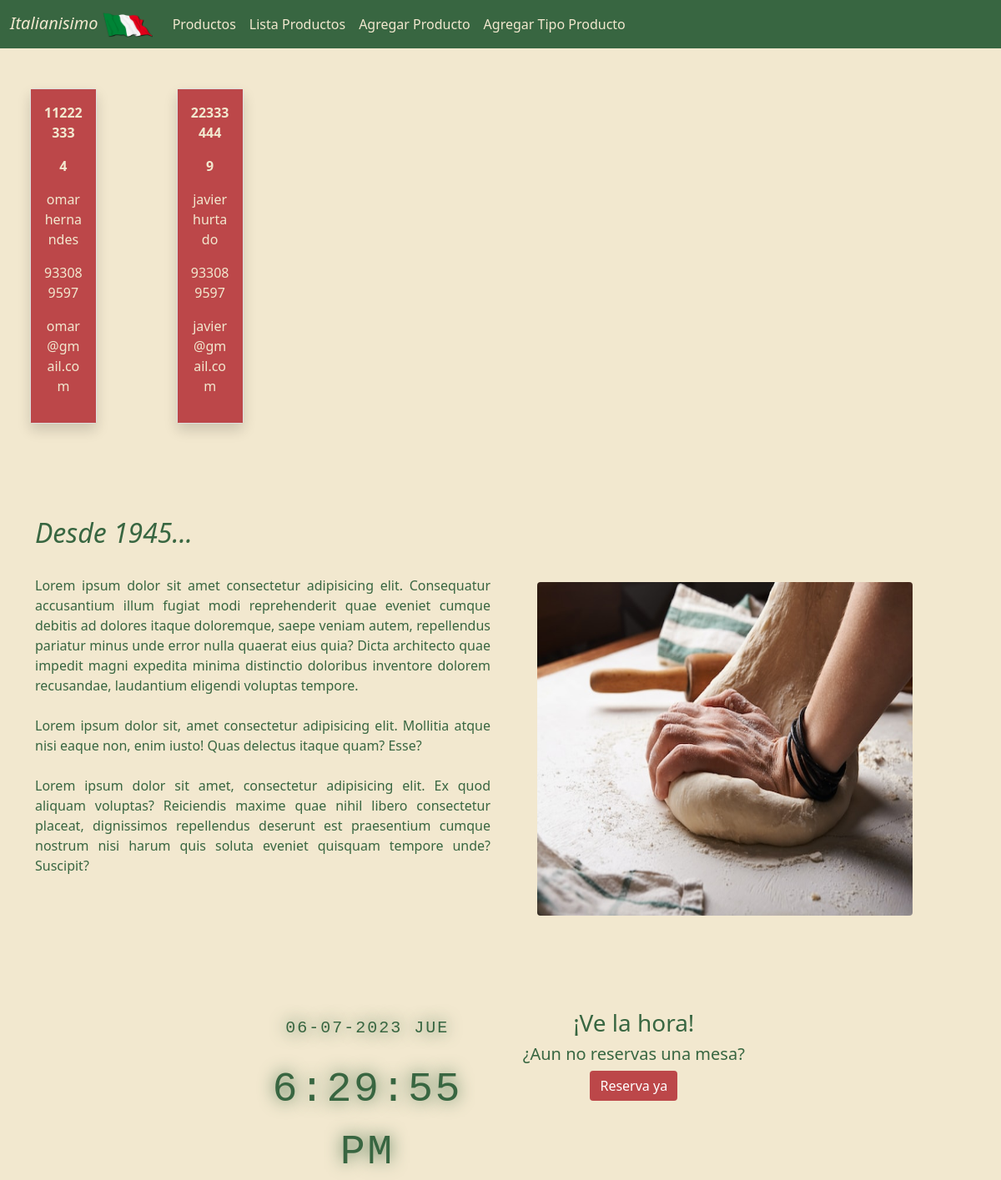
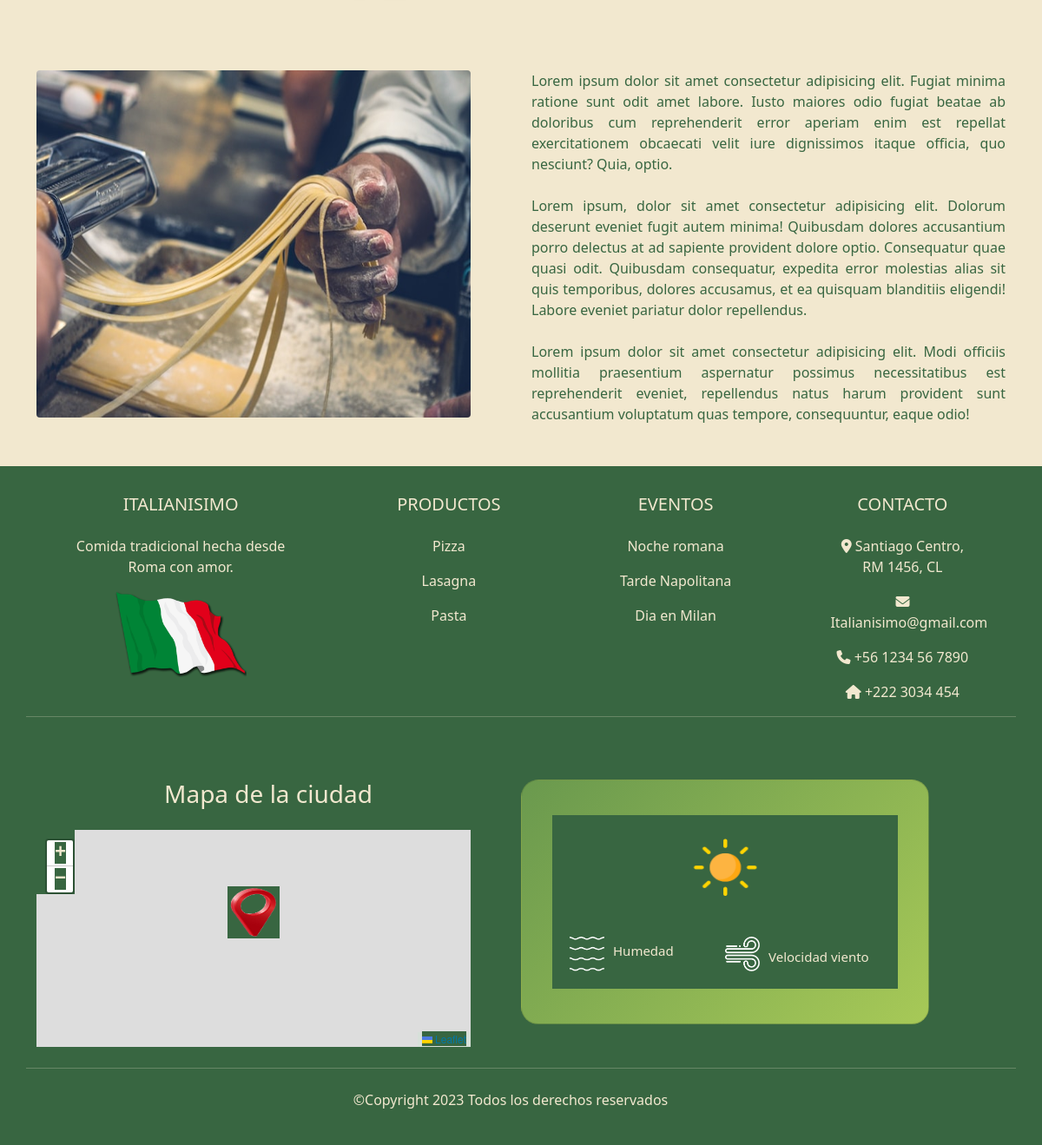
The app's page /crud/clientes/ with its own data (2 pictures, top to bottom).
### crud/models.py (models this page shows, shortened)
class Cliente(models.Model):
    rutCliente = models.CharField(primary_key=True,verbose_name='Rut Cliente',max_length=8)
    dvRutCliente = models.CharField(verbose_name='DvRut Cliente',max_length=1)
    nombreCliente = models.CharField(verbose_name='Nombre Cliente',max_length=100)
    telefonoCliente = models.IntegerField(verbose_name="Teléfono Cliente")
    emailCliente = models.CharField(verbose_name='Email Cliente',max_length=100)
    nombreTC = models.ForeignKey(TipoCliente,verbose_name='Tipo Cliente',on_delete=models.CASCADE)
    created_at = models.DateTimeField(verbose_name='Fecha registro',auto_now_add=True)
    updated_at = models.DateTimeField(verbose_name='Fecha actualización',auto_now=True)
    class Meta:
        verbose_name = 'cliente'
        verbose_name_plural = 'clientes'
        ordering = ['rutCliente']

### crud/views.py (the view)
# urls.py: path('clientes/', clientes, name='clientes'),
def clientes(request):
    clientes = Cliente.objects.all()
    data = {
        'clientes' : clientes
    }
    return render(request,'crud/clientes.html',data)

### crud/templates/crud/clientes.html (shortened to what this page needs)
{% extends 'crud/base.html' %}
{% load static %}
{% block first_content %}
<section id="section">
<div class="row">
    {% for c in clientes %}
    <div class="col-4 px-5 py-5">
    <div class="card shadow">
        <div class="card-body text-center" id="cartasProductos">
        <p class="card-text fw-bold text-uppercase">{{c.rutCliente}}</p>
        <p class="card-text fw-bold text-uppercase">{{c.dvRutCliente}}</p>
        <p class="card-text">{{c.nombreCliente}}</p>
        <p class="card-text">{{c.telefonoCliente}}</p>
        <p class="card-text">{{c.emailCliente}}</p>
        </div>
    </div>
    </div>
    {% endfor%}
</div>
</section>
{% endblock %}
{% block second_content %}
<section class="about-section-padding" id="section">
<div class="container">
    <div class="row" id="textoSeccion7">
        <h2><i>Desde 1945...</i></h2>
        <div class="col-md-6">
        <br>
        Lorem ipsum dolor sit amet consectetur adipisicing elit. Consequatur accusantium illum fugiat modi reprehenderit quae eveniet cumque debitis ad dolores itaque doloremque, saepe veniam autem, repellendus pariatur minus unde error nulla quaerat eius quia? Dicta architecto quae impedit magni expedita minima distinctio doloribus inventore dolorem recusandae, laudantium eligendi voluptas tempore.
        <br><br>
        Lorem ipsum dolor sit, amet consectetur adipisicing elit. Mollitia atque nisi eaque non, enim iusto! Quas delectus itaque quam? Esse?
        <br><br>
        Lorem ipsum dolor sit amet, consectetur adipisicing elit. Ex quod aliquam voluptas? Reiciendis maxime quae nihil libero consectetur placeat, dignissimos repellendus deserunt est praesentium cumque nostrum nisi harum quis soluta eveniet quisquam tempore unde? Suscipit?
        </div>
        <div class="col-md-6">
        <img src="{% static 'core/img/img9.jpg' %}" id="imagen1Producto" class="img-fluid rounded">
        </div>
    </div>
</div>
</section>
{% endblock %}
{% block third_content %}
<section id="section" class="d-flex justify-content-center align-items-center">
<div class="row">
    <div class="col-6 mt-5">
    <div class="reloj">
        <p class="fecha"></p>
        <p class="tiempo"></p>
    </div>
    </div>
    <div class="col-6 mt-5">
        <div id="textoHora">
        <h3 class="textoModoOscuro">¡Ve la hora!</h3>
        <h5>¿Aun no reservas una mesa?</h5>
        <button class="btn btn-primary" id="btnReloj" onclick="window.location.href='{% url 'contacto' %}' ">Reserva ya</button>
        </div>
    </div>
</div>
</section>
{% endblock %}
{% block fourth_content %}
<section class="about-section-padding" id="section">
<div class="container">
    <div class="row mb-5">
    <div class="col-md-6">
        <img src="{% static 'core/img/img10.jpg' %}" class="img-fluid rounded" id="imagen2Productos">
    </div>
    <div class="col-md-6" id="textoContexto2Producto">
        Lorem ipsum dolor sit amet consectetur adipisicing elit. Fugiat minima ratione sunt odit amet labore. Iusto maiores odio fugiat beatae ab doloribus cum reprehenderit error aperiam enim est repellat exercitationem obcaecati velit iure dignissimos itaque officia, quo nesciunt? Quia, optio.
        <br><br>
        Lorem ipsum, dolor sit amet consectetur adipisicing elit. Dolorum deserunt eveniet fugit autem minima! Quibusdam dolores accusantium porro delectus at ad sapiente provident dolore optio. Consequatur quae quasi odit. Quibusdam consequatur, expedita error molestias alias sit quis temporibus, dolores accusamus, et ea quisquam blanditiis eligendi! Labore eveniet pariatur dolor repellendus.
        <br><br>
        Lorem ipsum dolor sit amet consectetur adipisicing elit. Modi officiis mollitia praesentium aspernatur possimus necessitatibus est reprehenderit eveniet, repellendus natus harum provident sunt accusantium voluptatum quas tempore, consequuntur, eaque odio!
    </div>
    </div>
</div>
</section>
{% endblock %}

### core/static/core/css/modoClaro.css (style rules this page uses)
:root { --verde-oscuro: #386641; --verde-medio: #6a994e; --verde-claro: #a7c957; --beige-pastel: #f2e8cf; --rojo-pastel: #bc4749; }
#section { background-color: var(--beige-pastel); color: var(--verde-oscuro); display: flex; }
.carousel-caption h6, h3 { color: #386641; }
#btnReloj { background-color: #bc4749; border: none; }
#textoHora { text-align: center; }
.reloj { font-family: 'Share Tech Mono', monospace; color: var(--verde-oscuro); text-align: center; position: relative; left: 50%; top: 50%; transform: translate(-50%,-50%); text-shadow: 0 0 20px ; }
.tiempo { letter-spacing: 0.05em; font-size: 50px; padding: 5px 0; }
.fecha { letter-spacing: 0.1em; font-size: 20px; }
#cartasProductos { background-color: var(--rojo-pastel); color: var(--beige-pastel); }
#textoSeccion7 { margin-top: 4rem; margin-bottom: 4rem; text-align: justify; }
#imagen1Producto { height: 400px; width: 450px; margin-left: 2rem; margin-top: 2rem; }
#textoContexto2Producto { text-align: justify; margin-top: 4rem; }
#imagen2Productos { width: 500px; height: 400px; margin-top: 4rem; }

### core/static/core/css/modoOscuro.css (style rules this page uses)
:root { --verde-oscuro: #386641; --verde-medio: #6a994e; --verde-medioModoOscuro: #374f29; --verde-claro: #a7c957; --beige-pastel: #f2e8cf; --rojo-pastel: #bc4749; --rojo-modoOscuro: #8a3f40; --verde-modoOscuro: #1f3423; --verde-SegundoOscuro: #162318; }
.dark .carousel-caption h6, h3 { color: #386641; }

### records on screen
Cliente: rutCliente "11222333", dvRutCliente "4", nombreCliente "omar hernandes", telefonoCliente "933089597", emailCliente "omar@gmail.com"
Cliente: rutCliente "22333444", dvRutCliente "9", nombreCliente "javier hurtado", telefonoCliente "933089597", emailCliente "javier@gmail.com"
